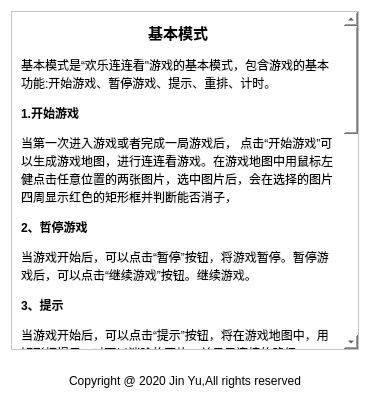
<?xml version="1.0" encoding="UTF-8"?>
<ui version="4.0">
 <class>CHelpDialog</class>
 <widget class="QDialog" name="CHelpDialog">
  <property name="geometry">
   <rect>
    <x>0</x>
    <y>0</y>
    <width>370</width>
    <height>417</height>
   </rect>
  </property>
  <property name="windowTitle">
   <string>王国连连看 - 游戏说明</string>
  </property>
  <property name="windowIcon">
   <iconset resource="res.qrc">
    <normaloff>:/source/images/res/LLK.ico</normaloff>:/source/images/res/LLK.ico</iconset>
  </property>
  <property name="styleSheet">
   <string notr="true">background-color:white;</string>
  </property>
  <layout class="QVBoxLayout" name="verticalLayout">
   <item>
    <widget class="QScrollArea" name="scrollArea">
     <property name="frameShape">
      <enum>QFrame::StyledPanel</enum>
     </property>
     <property name="frameShadow">
      <enum>QFrame::Raised</enum>
     </property>
     <property name="verticalScrollBarPolicy">
      <enum>Qt::ScrollBarAsNeeded</enum>
     </property>
     <property name="horizontalScrollBarPolicy">
      <enum>Qt::ScrollBarAlwaysOff</enum>
     </property>
     <property name="widgetResizable">
      <bool>true</bool>
     </property>
     <widget class="QWidget" name="scrollAreaWidgetContents">
      <property name="geometry">
       <rect>
        <x>0</x>
        <y>0</y>
        <width>336</width>
        <height>820</height>
       </rect>
      </property>
      <layout class="QHBoxLayout" name="horizontalLayout_2">
       <item>
        <widget class="QLabel" name="labInfo">
         <property name="minimumSize">
          <size>
           <width>0</width>
           <height>100</height>
          </size>
         </property>
         <property name="acceptDrops">
          <bool>false</bool>
         </property>
         <property name="toolTip">
          <string/>
         </property>
         <property name="whatsThis">
          <string>游戏说明介绍</string>
         </property>
         <property name="text">
          <string>&lt;html&gt;&lt;head/&gt;&lt;body&gt;&lt;p align=&quot;center&quot;&gt;&lt;span style=&quot; font-size:11pt; font-weight:600;&quot;&gt;基本模式&lt;/span&gt;&lt;/p&gt;&lt;p&gt;基本模式是“欢乐连连看&amp;quot;游戏的基本模式，包含游戏的基本功能:开始游戏、暂停游戏、提示、重排、计时。&lt;/p&gt;&lt;p&gt;&lt;span style=&quot; font-weight:600;&quot;&gt;1.开始游戏&lt;/span&gt;&lt;/p&gt;&lt;p&gt;当第一次进入游戏或者完成一局游戏后， 点击“开始游戏”可以生成游戏地图，进行连连看游戏。在游戏地图中用鼠标左健点击任意位置的两张图片，选中图片后，会在选择的图片四周显示红色的矩形框并判断能否消子，&lt;/p&gt;&lt;p&gt;&lt;span style=&quot; font-weight:600;&quot;&gt;2、哲停游戏&lt;/span&gt;&lt;/p&gt;&lt;p&gt;当游戏开始后，可以点击“暂停”按钮，将游戏暂停。暂停游戏后，可以点击“继续游戏”按钮。继续游戏。&lt;/p&gt;&lt;p&gt;&lt;span style=&quot; font-weight:600;&quot;&gt;3、提示&lt;/span&gt;&lt;/p&gt;&lt;p&gt;当游戏开始后，可以点击“提示”按钮，将在游戏地图中，用矩形框提示- -对可以消除的图片，并显示连接的路径。&lt;/p&gt;&lt;p&gt;&lt;span style=&quot; font-weight:600;&quot;&gt;4、重排&lt;/span&gt;&lt;/p&gt;&lt;p&gt;游戏开始后，可以点击“重排&amp;quot;按钮，将游戏地图中，剩余的位置的图片重新排列。&lt;/p&gt;&lt;p align=&quot;center&quot;&gt;&lt;br/&gt;&lt;span style=&quot; font-size:11pt; font-weight:600;&quot;&gt;休闲模式&lt;/span&gt;&lt;/p&gt;&lt;p&gt;在这个模式，无时间限制，但是有积分&lt;/p&gt;&lt;p&gt;&lt;span style=&quot; font-weight:600;&quot;&gt;积分&lt;/span&gt;&lt;/p&gt;&lt;p&gt;游戏开始时，积分为0。游戏开始后根据玩家消除的图片数量计算并显示积分。&lt;/p&gt;&lt;p&gt;积分计算规则:&lt;/p&gt;&lt;p&gt;①当成功消除一对图片时， 积分加10分。&lt;/p&gt;&lt;p&gt;②当积分超过20时，可以使用提示功能，每使用一次提示功能，积分扣除20分。&lt;/p&gt;&lt;p&gt;③当积分超过50时，可以使用重排功能，每使用-次重排功能，积分扣除50分。&lt;/p&gt;&lt;p&gt;&lt;span style=&quot; font-weight:600;&quot;&gt;道具&lt;/span&gt;&lt;/p&gt;&lt;p&gt;当玩家积分每次达到100分的整数倍时，自动获取一个道具。道具数量可以叠加。&lt;/p&gt;&lt;p&gt;使用该道具可以帮助玩家消除在游戏地图中选中的任意两个位置相同的图片。&lt;/p&gt;&lt;p&gt;使用一次道具后，道具数量减少一个。积分加10分。当道具个数小于1时，不能使用道具。&lt;/p&gt;&lt;p&gt;&lt;br/&gt;&lt;/p&gt;&lt;/body&gt;&lt;/html&gt;</string>
         </property>
         <property name="textFormat">
          <enum>Qt::RichText</enum>
         </property>
         <property name="wordWrap">
          <bool>true</bool>
         </property>
        </widget>
       </item>
      </layout>
     </widget>
    </widget>
   </item>
   <item>
    <widget class="QLabel" name="labCPY">
     <property name="minimumSize">
      <size>
       <width>0</width>
       <height>50</height>
      </size>
     </property>
     <property name="toolTip">
      <string/>
     </property>
     <property name="whatsThis">
      <string>版权声明</string>
     </property>
     <property name="text">
      <string>Copyright @ 2020 Jin Yu,All rights reserved</string>
     </property>
     <property name="alignment">
      <set>Qt::AlignCenter</set>
     </property>
    </widget>
   </item>
  </layout>
 </widget>
 <resources>
  <include location="res.qrc"/>
 </resources>
 <connections/>
</ui>
